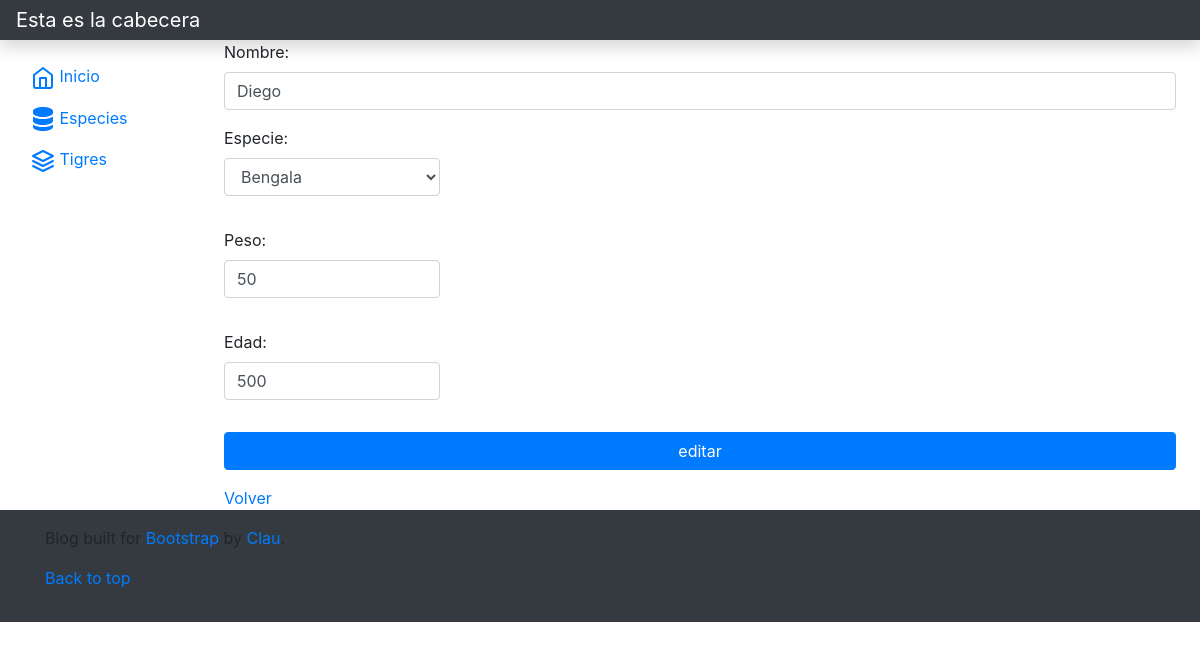
The page /vista/tigre/editar.php?accion=editar&id=3 on the database its author committed.
### tables this page shows
CREATE TABLE `tigres` (
  `idtigre` int(11) NOT NULL,
  `nombre` varchar(50) DEFAULT NULL,
  `idespecie` int(11) DEFAULT NULL,
  `edad` int(11) DEFAULT NULL,
  `peso` double DEFAULT NULL
);

### modelo/Tigre.php (called while the page is built, shortened)
<?php
class Tigre extends BaseDatos
{
    private $nombre;
    private $objespecie;
    private $edad;
    private $peso;
    public function __construct(){
        $this->nombre="";
        $this->objespecie=null;
        $this->edad=0;
        $this->peso=0;
    }
    public function getNombre(){
        return $this->nombre;
    }
    public function setNombre($valor){
        $this->nombre = $valor;
    }
    public function getEdad(){
        return $this->edad;
    }
    public function setEdad($valor){
        $this->edad = $valor;
    }
    public function getEspecie(){
        return $this->objespecie;
    }
    public function setEspecie($valor){
        $this->objespecie = $valor;
    }
    public function getPeso(){
        return $this->peso;
    }
    public function setPeso($valor){
        $this->peso = $valor;
    }
    public function listar($parametro=""){
        $arreglo = array();
        $sql="SELECT * FROM tigres ";
        if ($parametro!="") {
            $sql.='WHERE '.$parametro;
        }
        if ($this->Iniciar()) {
        $res = $this->Ejecutar($sql);
        if($res>-1){
            if($res>0){
                while ($row = $this->Registro()){
                    $obj= new Tigre();
                    $especie=new Especie();
                    $especie->setId($row['idespecie']);
                    $especie->cargar();
                     $obj->setear($row['idtigre'], $row['nombre'], $especie, $row['edad'], $row['peso']);
                    array_push($arreglo, $obj);
                }
            }
        }
        else {
           $this->setmensajeoperacion("Especie->listar: ".$this->getError());
        }
        }
        return $arreglo;
    }
}
?>

### modelo/conector/BaseDatos.php (called while the page is built, shortened)
<?php
class BaseDatos extends PDO {
  	private $indice;
  	private $resultado;
    public function __construct(){
        $this->indice =0;
    }
    public function Ejecutar($sql){
        if ( stristr($sql,"select")){
            $resp =  $this->EjecutarSelect($sql);
        }
        return $resp;
   }
   private function EjecutarSelect($sql){
       $cant = -1;
       try {
           $resultado=parent::query($sql);
       if($resultado){
        $arregloResult = $resultado->fetchAll();
        $cant = count($arregloResult);
       }
        }  catch (PDOException $e) {
            $this->analizarDebug();
        }
       return $cant;
   }
   public function Registro() {
       $filaActual = false;
       $indiceActual = $this->getIndice();
       if ($indiceActual>=0) {
           $filas = $this->getResultado();
           if($indiceActual<count($filas)){
               $filaActual =  $filas[$indiceActual];
           }else {
               $this->setIndice(-1);
           }
       }
       return $filaActual;
   }
   private function setIndice ($valor){
       $this->indice = $valor;
   }
   private function getIndice (){
       return $this->indice;
   }
   private function setResultado($valor){
       $this->resultado = $valor;
   }
   private function getResultado(){
      return $this->resultado;
   }
}

### control/ABMTigre.php (called while the page is built, shortened)
<?php
class ABMTigre{
    public function buscar($param){
        $where = " true ";
        if ($param<>NULL){
            if  (isset($param['id']))
                $where.=" and idtigre =".$param['id'];
        }
        $obj = new Tigre();
        $arreglo = $obj->listar($where);
        return $arreglo;
    }
}
?>

### modelo/Especie.php (called while the page is built, shortened)
<?php
class Especie extends BaseDatos
{
    private $id;
    private $especie;
    public function __construct(){
        $this->id="";
        $this->especie="";
    }
    public function getId(){
        return $this->id;
    }
    public function setId($valor){
        $this->id = $valor;
    }
    public function getDescripcion(){
        return $this->especie;
    }
    public function setDescripcion($valor){
        $this->especie = $valor;
    }
    public function cargar(){
        $resp = false;
        $sql="SELECT * FROM especies WHERE idespecie = ".$this->getId();
        if ($this->Iniciar()) {
            $res = $this->Ejecutar($sql);
        } else {
            $this->setmensajeoperacion("Especies->listar: ".$this->getError());
        }
        return $resp;
    }
    public function listar($parametro=""){
        $arreglo = array();
        $sql="SELECT * FROM especies ";
        if ($parametro!="") {
            $sql.='WHERE '.$parametro;
        }
        if ($this->Iniciar()) {
        $res = $this->Ejecutar($sql);
        if($res>-1){
            if($res>0){
                while ($row = $this->Registro()){
                    $obj= new Especie();
                    $obj->setear($row['idespecie'], $row['especie']);
                    array_push($arreglo, $obj);
                }
            }
        }
        else {
           $this->setmensajeoperacion("Especie->listar: ".$this->getError());
        }
        }
        return $arreglo;
    }
}
?>

### control/ABMEspecie.php (called while the page is built, shortened)
<?php
class ABMEspecie{
    public function buscar($param){
        $where = " true ";
        $obj = new Especie();
        $arreglo = $obj->listar($where);
        return $arreglo;
    }
}
?>

### utiles/funciones.php (called while the page is built, shortened)
<?php
function data_submitted() {
    $_AAux= array();
    if (!empty($_POST))
        $_AAux =$_POST;
    else
        if(!empty($_GET)) {
            $_AAux =$_GET;
        }
    return $_AAux;
}
?>

### vista/tigre/editar.php (the view, shortened to what this page needs)
<?php
include_once("../estructura/cabeceraBT.php");
$datos = data_submitted();
$objCE = new ABMEspecie();
$objC = new ABMTigre();
$obj =NULL;
if (isset($datos['id']) && $datos['id'] <> -1){
    $listaTabla = $objC->buscar($datos);
    if (count($listaTabla)==1){
        $obj= $listaTabla[0];
    }
}
$listaEspecie = $objCE->buscar(null);
?>
<form method="post" action="accion.php">
    <div class="row mb-12">
        <div class="col-sm-12 ">
            <div class="form-group has-feedback">
                <label for="nombre" class="control-label">Nombre:</label>
                <div class="input-group">
                    <input id="nombre" name ="nombre" type="text" class="form-control" value="<?php echo ($obj !=null) ? $obj->getNombre() : ""?>" required >
                </div>
            </div>
        </div>
    </div>
    <div class="row mb-3">
        <div class="col-sm-3 ">
            <div class="form-group has-feedback">
                <label for="nombre" class="control-label">Especie:</label>
                <div class="input-group">
                    <select class="form-control" id="especie" name="especie" >
                        <?php
                        foreach ($listaEspecie as $especie):
                            if ($obj != null && $obj->getEspecie()->getId()==$especie->getId())
                                echo '<option selected value="'.$especie->getId().'">'.$especie->getDescripcion().' </option>';
                                else
                            echo '<option value="'.$especie->getId().'">'.$especie->getDescripcion().'</option>';
                        endforeach;
                        ?>
                    </select>
                </div>
            </div>
        </div>
    </div>
    <div class="row mb-3">
        <div class="col-sm-3 ">
            <div class="form-group has-feedback">
                <label for="nombre" class="control-label">Peso:</label>
                <div class="input-group">
                    <input id="peso" name ="peso" type="text" class="form-control" value="<?php echo  ($obj !=null) ? $obj->getPeso() : "" ?>"  required>
                </div>
            </div>
        </div>
    </div>
    <div class="row mb-3">
        <div class="col-sm-3 ">
            <div class="form-group has-feedback">
                <label for="nombre" class="control-label">Edad:</label>
                <div class="input-group">
                    <input id="edad" name ="edad" type="text"  class="form-control" value="<?php echo ($obj !=null) ? $obj->getEdad() : ""?>"  required>
                </div>
            </div>
        </div>
    </div>
	<input type="submit" class="btn btn-primary btn-block" value="<?php echo ($datos['accion'] !=null) ? $datos['accion'] : "nose"?>">
</form>
<a href="index.php">Volver</a>
<?php
include_once("../estructura/pieBT.php");
?>

### rows shown on the page
tigres: nombre "Diego", peso "50", edad "500"

### other values the page prints
form field especie "Bengala"
